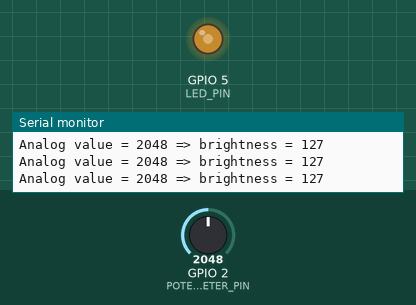
This sketch was run on a simulated ESP32. Shown: output pins drawn as LEDs (lit = HIGH), the last lines printed to the serial monitor. Inputs (shaded band) come from the test bench; at power-on: GPIO 2 (POTENTIOMETER_PIN) = 2048.

Above: at 1.2 s.
1.3 s: GPIO 2 (POTENTIOMETER_PIN) set to 2866
At 2.3 s:
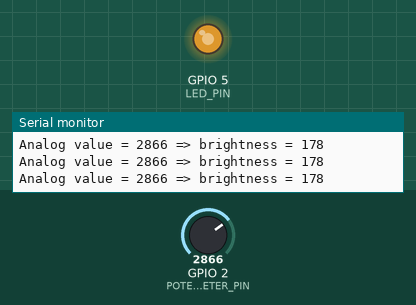
2.8 s: GPIO 2 (POTENTIOMETER_PIN) set to 3603
At 3.6 s:
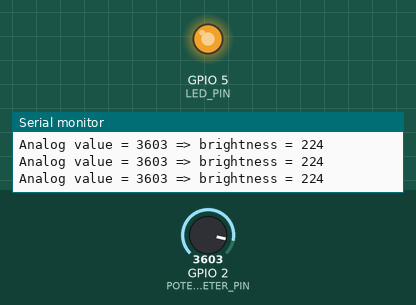
4.3 s: GPIO 2 (POTENTIOMETER_PIN) set to 491
At 5.0 s:
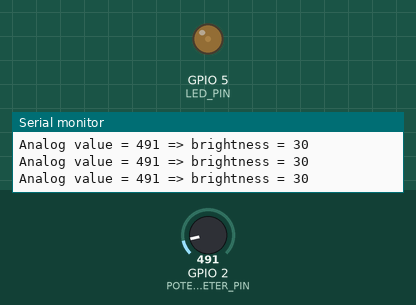
5.8 s: GPIO 2 (POTENTIOMETER_PIN) set to 0
At 6.3 s:
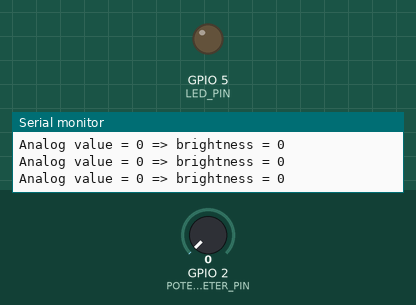
7.3 s: GPIO 2 (POTENTIOMETER_PIN) set to 2047
At 7.7 s:
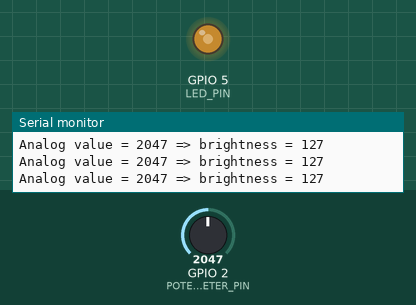
Timing chart, 0 to 9.8 s (numbered marks = the images above; inputs shaded):
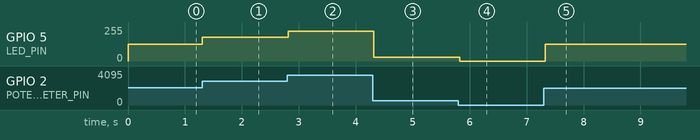

The sketch:

Brightness_pot.ino
```cpp
/*
 * This ESP32 code is created by esp32io.com
 *
 * This ESP32 code is released in the public domain
 *
 * For more detail (instruction and wiring diagram), visit https://esp32io.com/tutorials/esp32-potentiometer-fade-led
 */

#define POTENTIOMETER_PIN  2  // ESP32 pin GPIO36 (ADC0) connected to Potentiometer pin
#define LED_PIN            5  // ESP32 pin GPIO21 connected to LED's pin

// the setup routine runs once when you press reset:
void setup() {
  // initialize serial communication at 9600 bits per second:
  Serial.begin(9600);

  // declare LED pin to be an output:
  pinMode(LED_PIN, OUTPUT);
}

// the loop routine runs over and over again forever:
void loop() {
  // reads the input on analog pin A0 (value between 0 and 4095)
  int analogValue = analogRead(POTENTIOMETER_PIN);

  // scales it to brightness (value between 0 and 255)
  int brightness = map(analogValue, 0, 4095, 0, 255);

  // sets the brightness LED that connects to  pin 3
  analogWrite(LED_PIN, brightness);

  // print out the value
  Serial.print("Analog value = ");
  Serial.print(analogValue);
  Serial.print(" => brightness = ");
  Serial.println(brightness);
  delay(100);
}
```

Measured:
- after the input at 1.3 s, GPIO 5 (LED_PIN): 127/255 → 178/255 at once
- after the input at 2.8 s, GPIO 5 (LED_PIN): 178/255 → 224/255 at once
- after the input at 4.3 s, GPIO 5 (LED_PIN): 224/255 → 30/255 at once
- after the input at 5.8 s, GPIO 5 (LED_PIN): 30/255 → 0/255 at once
- after the input at 7.3 s, GPIO 5 (LED_PIN): 0/255 → 127/255 at once
